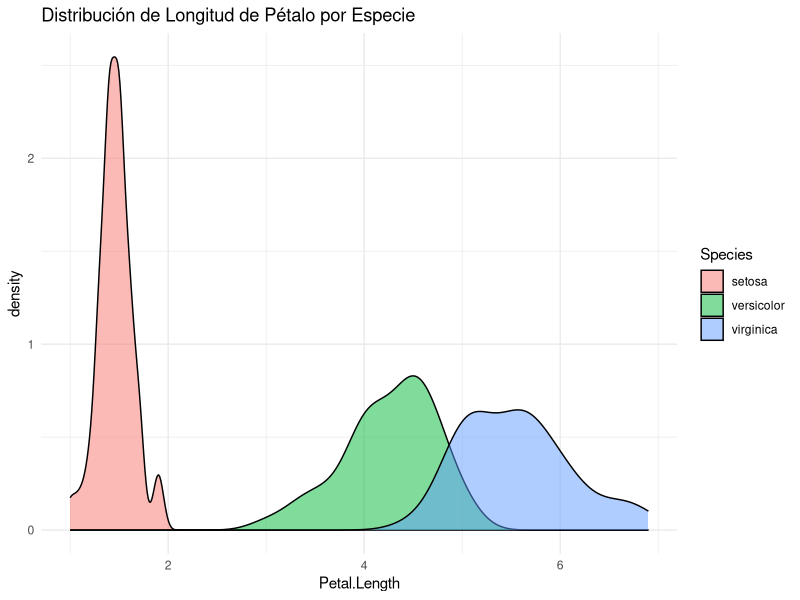

The R script that drew this image:
## ---- chunk 1
# 1. Carga de librerías
library(e1071)
library(caret)
library(ggplot2)
## ---- chunk 2
# 2. Carga y preparación de datos
data(iris)
set.seed(123) 
index <- createDataPartition(iris$Species, p=0.8, list=FALSE)
train_data <- iris[index, ]
test_data  <- iris[-index, ]
## ---- chunk 3
# 3. Visualización exploratoria
ggplot(iris, aes(x = Petal.Length, fill = Species)) +
  geom_density(alpha = 0.5) +
  theme_minimal() +
  labs(title = "Distribución de Longitud de Pétalo por Especie")
## ---- chunk 4
# 4. Entrenamiento del modelo
#consiste en calcular los parámetros estadísticos (media y desviación estándar) de cada especie basándose en el conjunto de entrenamiento

modelo_nb <- naiveBayes(Species ~ ., data = train_data)
print("Resumen del modelo:")
print(modelo_nb)
## ---- chunk 5
# 5. Predicción y Evaluación
#La matriz de confusión es la herramienta estándar para medir la eficacia del clasificador, permitiéndonos identificar no solo el porcentaje de aciertos, sino también la naturaleza de los errores de clasificación.

predicciones <- predict(modelo_nb, test_data)
matriz_conf <- confusionMatrix(predicciones, test_data$Species)
print("Resultados de la clasificación:")
print(matriz_conf)
